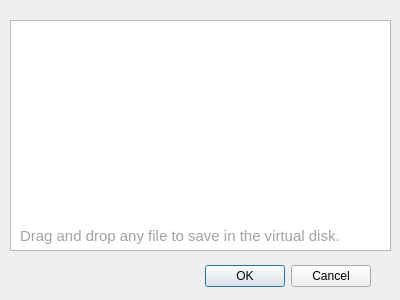
<?xml version="1.0" encoding="UTF-8"?>
<ui version="4.0">
 <class>Dialog</class>
 <widget class="QDialog" name="Dialog">
  <property name="geometry">
   <rect>
    <x>0</x>
    <y>0</y>
    <width>400</width>
    <height>300</height>
   </rect>
  </property>
  <property name="windowTitle">
   <string>Dialog</string>
  </property>
  <widget class="QDialogButtonBox" name="buttonBox">
   <property name="geometry">
    <rect>
     <x>30</x>
     <y>260</y>
     <width>341</width>
     <height>32</height>
    </rect>
   </property>
   <property name="orientation">
    <enum>Qt::Horizontal</enum>
   </property>
   <property name="standardButtons">
    <set>QDialogButtonBox::Cancel|QDialogButtonBox::Ok</set>
   </property>
  </widget>
  <widget class="QListWidget" name="listWidget">
   <property name="geometry">
    <rect>
     <x>10</x>
     <y>20</y>
     <width>381</width>
     <height>231</height>
    </rect>
   </property>
  </widget>
  <widget class="QLabel" name="label">
   <property name="geometry">
    <rect>
     <x>20</x>
     <y>220</y>
     <width>381</width>
     <height>31</height>
    </rect>
   </property>
   <property name="font">
    <font>
     <pointsize>11</pointsize>
    </font>
   </property>
   <property name="styleSheet">
    <string notr="true">color: rgb(162, 162, 162);</string>
   </property>
   <property name="text">
    <string>Drag and drop any file to save in the virtual disk.</string>
   </property>
  </widget>
 </widget>
 <resources/>
 <connections>
  <connection>
   <sender>buttonBox</sender>
   <signal>accepted()</signal>
   <receiver>Dialog</receiver>
   <slot>accept()</slot>
   <hints>
    <hint type="sourcelabel">
     <x>248</x>
     <y>254</y>
    </hint>
    <hint type="destinationlabel">
     <x>157</x>
     <y>274</y>
    </hint>
   </hints>
  </connection>
  <connection>
   <sender>buttonBox</sender>
   <signal>rejected()</signal>
   <receiver>Dialog</receiver>
   <slot>reject()</slot>
   <hints>
    <hint type="sourcelabel">
     <x>316</x>
     <y>260</y>
    </hint>
    <hint type="destinationlabel">
     <x>286</x>
     <y>274</y>
    </hint>
   </hints>
  </connection>
 </connections>
</ui>
